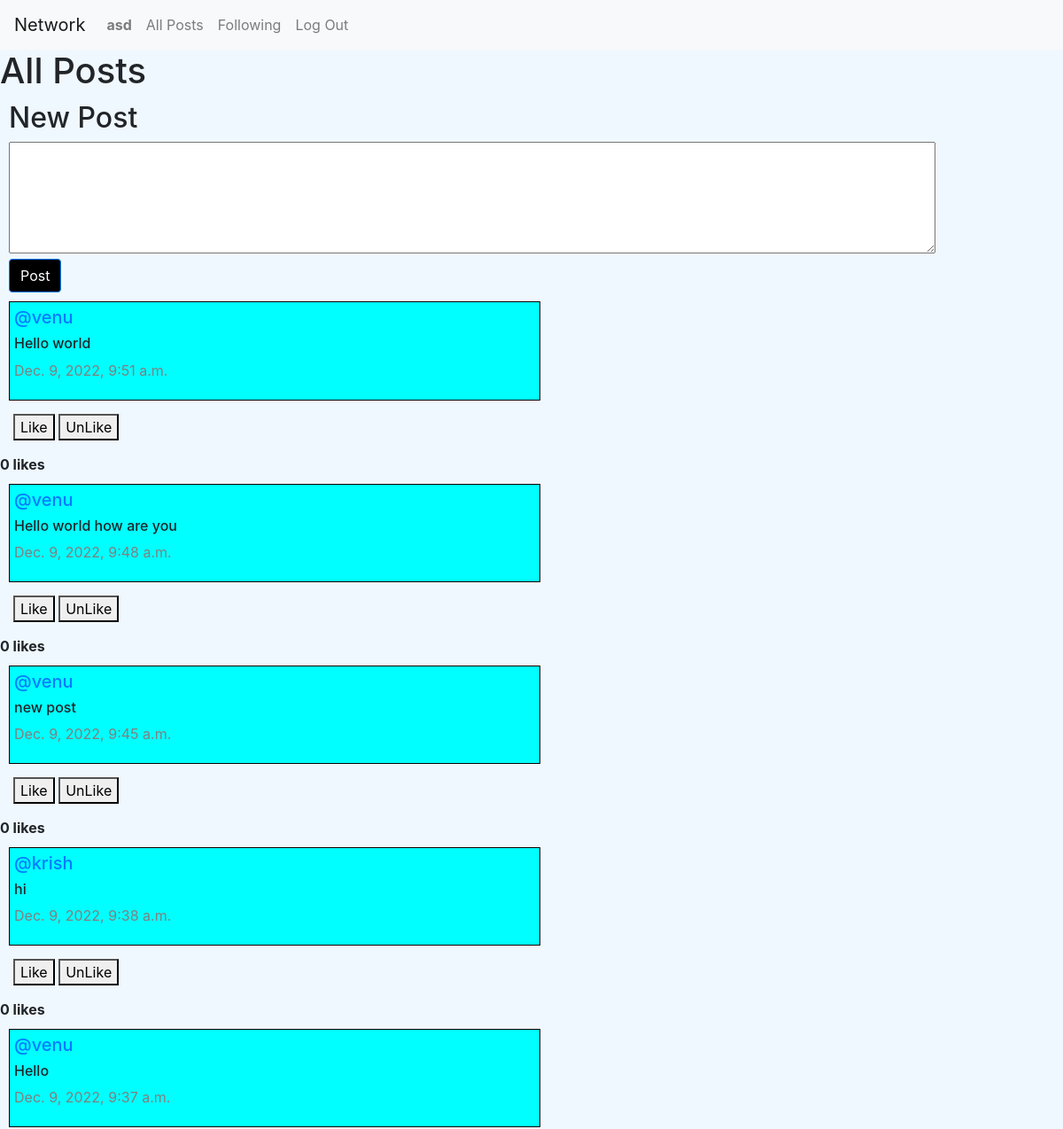
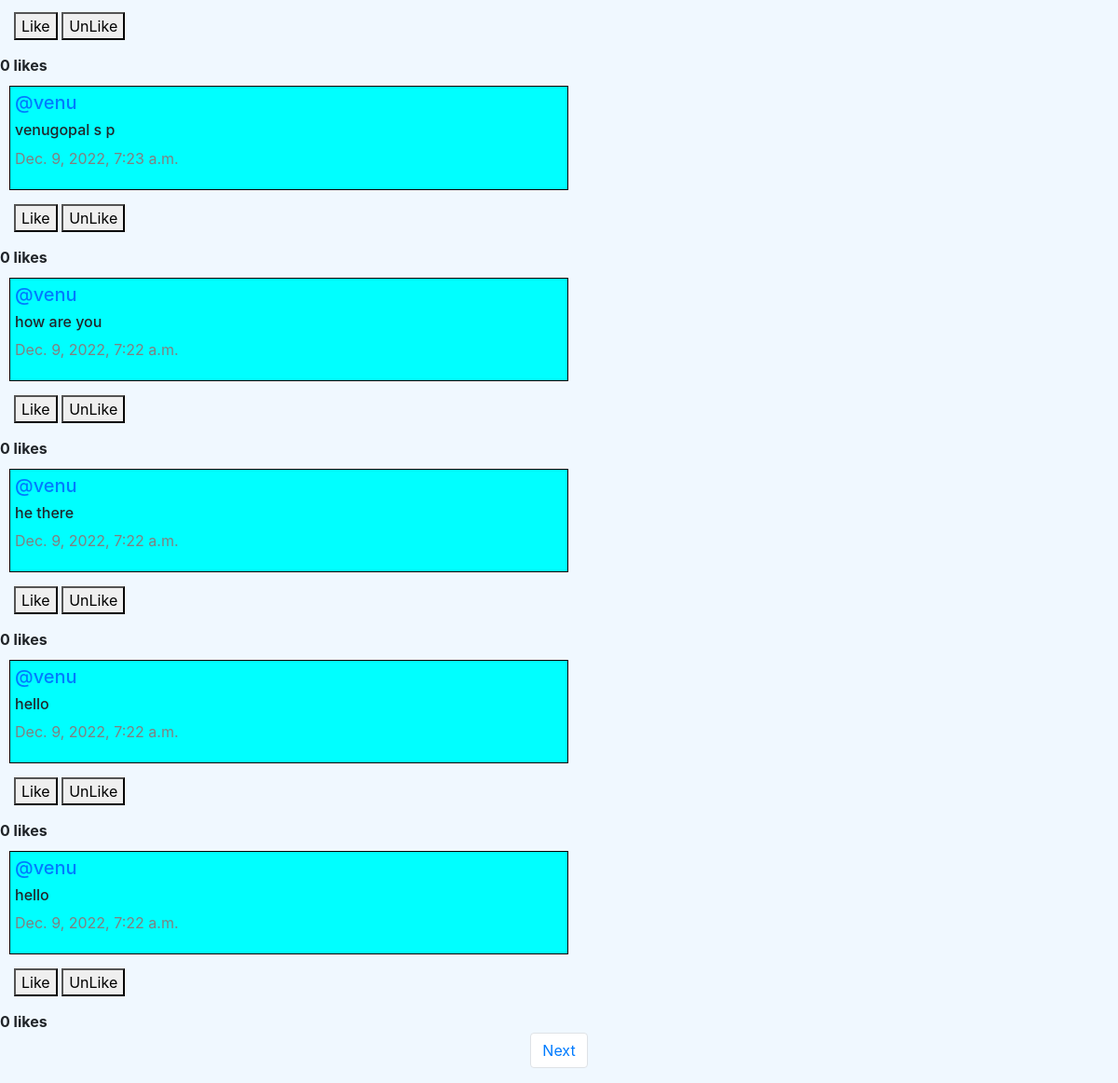
The app's page / (signed in) with its own data (2 pictures, top to bottom).
### network/models.py (models this page shows, shortened)
class User(AbstractUser):
    pass

class Post(models.Model):
    content = models.CharField(max_length=160)
    user = models.ForeignKey(User, on_delete=models.CASCADE, related_name="author")
    date  = models.DateTimeField(auto_now_add=True)
    liked = models.ManyToManyField(User, default=None, blank=True)

### network/views.py (the view)
# urls.py: path("", views.index, name="index"),
def index(request):
    allPosts = Post.objects.all().order_by("id").reverse()
    q=Post.objects.all()
    user = request.user
    context = {
        'q':q,
        'user':user,
    }
    paginator = Paginator(allPosts, 10)
    page_number = request.GET.get('page')
    posts_of_page = paginator.get_page(page_number)
    return render(request, "network/index.html", {
        "allPosts": allPosts,
        "posts_of_page": posts_of_page
    })
    return render(request, "network/index.html")

### network/templates/network/index.html (shortened to what this page needs)
{% extends "network/layout.html" %}
{% block body %}
    <h1>All Posts</h1>
    {% if user.is_authenticated %}
        <div class="new_post" id="newpost">
            <h2>New Post</h2>
            <form action="{% url 'newPost' %}" method="post">
                <textarea  name="content" cols="100" rows="5"></textarea>
                <br/>
                <input type="submit" value="Post" class="btn btn-primary" id="post"/>
            </form>
        </div>
    {% endif %}
    <div class="all_post">
        {% for post in posts_of_page %}
            <div class="row_post" id="feeds" >
                <h5 class="username"><a href="{% url 'profile' user_id=post.user.id %}">@{{ post.user }}</a></h5>
                <h6 class="content" id="content_{{ post.id }}">{{ post.content }}</h6>
                <p class="date">{{ post.date }}</p>
            </div>
            <form action="{% url 'likePost' %}" method="POST" class="ui form" id="like">
                    <button class="ui button positive" type="submit"  >Like</button>
                    <button class="ui button negative" type="submit" >UnLike</button>
            </form>
            <strong>{{ post.liked.all.count }} likes</strong>
        {% endfor %}
    </div>
    <nav aria-label="Page navigation example">
        <ul class="pagination d-flex justify-content-center">
            {% if posts_of_page.has_next %}
                <li class="page-item"><a class="page-link" href="?page={{ posts_of_page.next_page_number }}">Next</a></li>
            {% endif %}
        </ul>
    </nav>
{% endblock %}

### network/templates/network/layout.html (shortened to what this page needs)
{% load static %}
<!DOCTYPE html>
<html lang="en">
    <head>
        <link rel="stylesheet" href="https://stackpath.bootstrapcdn.com/bootstrap/4.4.1/css/bootstrap.min.css">
        <link href="{% static 'network/styles.css' %}" rel="stylesheet">
    </head>
    <body>
        <nav class="navbar navbar-expand-lg navbar-light bg-light">
            <a class="navbar-brand" href="{% url 'index' %}">Network</a>
            <div>
              <ul class="navbar-nav mr-auto">
                {% if user.is_authenticated %}
                    <li class="nav-item">
                        <a class="nav-link" href="{% url 'profile' user_id=user.id %}"><strong>{{ user.username }}</strong></a>
                    </li>
                {% endif %}
                <li class="nav-item">
                  <a class="nav-link" href="{% url 'index' %}">All Posts</a>
                </li>
                {% if user.is_authenticated %}
                    <li class="nav-item">
                        <a class="nav-link" href="{% url 'following' %}">Following</a>
                    </li>
                    <li class="nav-item">
                        <a class="nav-link" href="{% url 'logout' %}">Log Out</a>
                    </li>
                {% endif %}
              </ul>
            </div>
          </nav>
        <div class="body">
            {% block body %}
            {% endblock %}
        </div>
    </body>
</html>

### network/static/network/styles.css (style rules this page uses)
body { background-color: aliceblue; }
#feeds, #prof, #follow { border: 1px solid black; margin: 10px; padding: 5px; width:600px; background-color: aqua; }
#newpost { margin: 10px; }
.date { color: grey; }
#post { background-color: black; }
#like { margin: 10px; padding: 5px; }

### records on screen
User: username "asd"
Post: user "venu", content "Hello world", date "Dec. 9, 2022, 9:51 a.m.", liked.all.count "0"
Post: user "venu", content "Hello world how are you", date "Dec. 9, 2022, 9:48 a.m.", liked.all.count "0"
Post: user "venu", content "new post", date "Dec. 9, 2022, 9:45 a.m.", liked.all.count "0"
Post: user "krish", content "hi", date "Dec. 9, 2022, 9:38 a.m.", liked.all.count "0"
Post: user "venu", content "Hello", date "Dec. 9, 2022, 9:37 a.m.", liked.all.count "0"
Post: user "venu", content "venugopal s p", date "Dec. 9, 2022, 7:23 a.m.", liked.all.count "0"
Post: user "venu", content "how are you", date "Dec. 9, 2022, 7:22 a.m.", liked.all.count "0"
Post: user "venu", content "he there", date "Dec. 9, 2022, 7:22 a.m.", liked.all.count "0"
Post: user "venu", content "hello", date "Dec. 9, 2022, 7:22 a.m.", liked.all.count "0"
Post: user "venu", content "hello", date "Dec. 9, 2022, 7:22 a.m.", liked.all.count "0"
